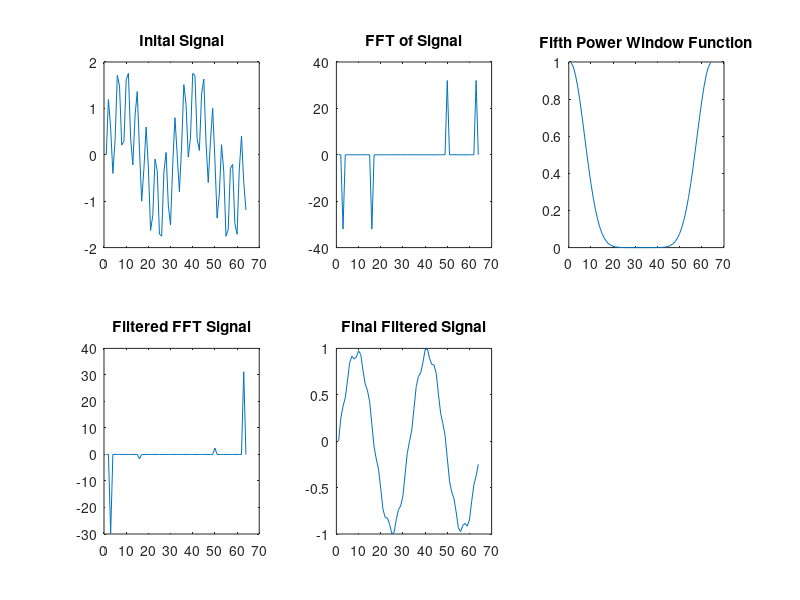

Recreate this plot in MATLAB.
clear all;
tR = [ 0 : 63 ];
fastWaveR = sin( 30 / 64 * pi * tR );
slowWaveR = sin( 4 / 64 * pi * tR );
yR = fastWaveR + slowWaveR;

subplot( 2, 3, 1 );
plot( yR );
title( "Inital Signal" );

yfftR = fft( yR );
subplot( 2, 3, 2 );
plot( imag( yfftR ) );
title( "FFT of Signal" );

hammingR = fftshift( hamming( 64 )'.^5 );
subplot( 2, 3, 3 );
plot( hammingR );
title( "Fifth Power Window Function" );

yfftFilteredR = yfftR .* hammingR;
subplot( 2, 3, 4 );
plot( imag( yfftFilteredR ) );
title( "Filtered FFT Signal" );

yFilteredR = real ( ifft( yfftFilteredR ) );
subplot( 2, 3, 5 );
plot( yFilteredR );
title( "Final Filtered Signal" );
